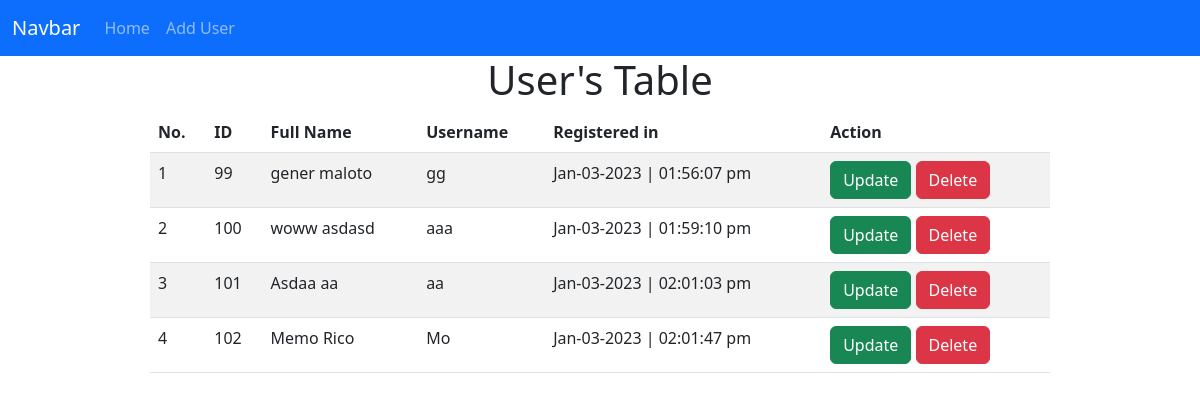
The app's page /user/index.php with its own data.
### tables this page shows
CREATE TABLE `user` (
  `id` int(12) NOT NULL,
  `first_name` varchar(25) NOT NULL,
  `last_name` varchar(25) NOT NULL,
  `username` varchar(25) NOT NULL,
  `password` varchar(150) NOT NULL,
  `created_at` timestamp NOT NULL DEFAULT current_timestamp()
);

### user/index.php (the view, shortened to what this page needs)
<?php
include('../include/db.php');
?>
<!DOCTYPE html>
<html lang="en">
<head>
    <?php include('../include/header.php') ?>
</head>
<body>
    <?php include('../include/nav.php') ?>
    <div class="w-75 mx-auto">
        <h1 class="text-center">User's Table</h1>
        <table id="myTable" class="table table-striped " style="width:100%">
            <thead>
                <th>No.</th>
                <th>ID</th>
                <th>Full Name</th>
                <th>Username</th>
                <th>Registered in</th>
                <th>Action</th>
            </thead>
            <tbody>
                <?php
                $query = mysqli_query($conn, "SELECT * FROM user") or die('Query Error!');
                $no = 1;
                while ($row = mysqli_fetch_array($query)) {
                ?>
                    <tr>
                        <td class="d-none d-xl-table-cell"><?= $no++ ?></td>
                        <td class="d-none d-xl-table-cell"><?= $row['id'] ?></td>
                        <td class="d-none d-xl-table-cell"><?= $row['first_name'], ' ' . $row['last_name'] ?></td>
                        <td class="d-none d-xl-table-cell"><?= $row['username'] ?></td>
                        <td class="d-none d-xl-table-cell"><?= date('M-d-Y | h:i:s a', strtotime($row['created_at'])) ?></td>
                        <td class="d-none d-xl-table-cell">
                            <a type="button" class="btn btn-success" href="../user/update.php?id=<?= $row['id'] ?>">Update</a>
                            <a type="button" class="btn btn-danger" href="../user/delete.php?id=<?= $row['id'] ?>">Delete</a>
                        </td>
                    </tr>
                <?php
                }
                ?>
            </tbody>
        </table>
    </div>
</body>
</html>

### include/header.php (shortened to what this page needs)
<link href="https://cdn.jsdelivr.net/npm/bootstrap@5.3.0-alpha1/dist/css/bootstrap.min.css" rel="stylesheet">
<link rel="stylesheet" type="text/css" href="https://cdn.datatables.net/v/dt/dt-1.13.1/datatables.min.css" />

### include/nav.php (shortened to what this page needs)
<nav class="navbar bg-primary navbar-expand-lg " data-bs-theme="dark">
    <div class="container-fluid">
        <a class="navbar-brand" href="#">Navbar</a>
        <div class="collapse navbar-collapse" id="navbarNavDropdown">
            <ul class="navbar-nav">
                <li class="nav-item">
                    <a class="nav-link" href="index.php">Home</a>
                </li>
                <li class=" nav-item">
                    <a class="nav-link" href="create.php">Add User</a>
                </li>
            </ul>
        </div>
    </div>
</nav>

### records on screen
user: id "99", first_name "gener", last_name "maloto", username "gg", created_at "Jan-03-2023 | 01:56:07 pm"
user: id "100", first_name "woww", last_name "asdasd", username "aaa", created_at "Jan-03-2023 | 01:59:10 pm"
user: id "101", first_name "Asdaa", last_name "aa", username "aa", created_at "Jan-03-2023 | 02:01:03 pm"
user: id "102", first_name "Memo", last_name "Rico", username "Mo", created_at "Jan-03-2023 | 02:01:47 pm"
